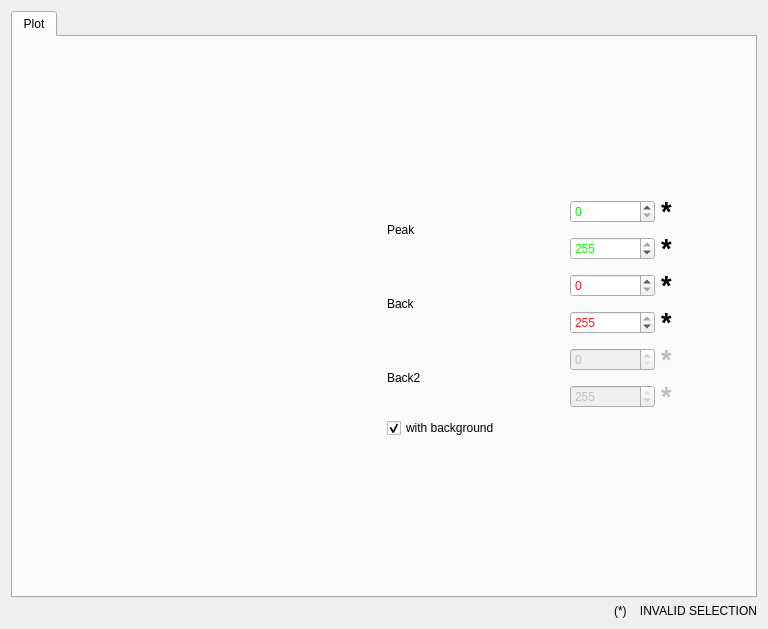
<?xml version="1.0" encoding="UTF-8"?>
<ui version="4.0">
 <class>Dialog</class>
 <widget class="QDialog" name="Dialog">
  <property name="geometry">
   <rect>
    <x>0</x>
    <y>0</y>
    <width>768</width>
    <height>629</height>
   </rect>
  </property>
  <property name="windowTitle">
   <string>Selection Tool</string>
  </property>
  <layout class="QVBoxLayout" name="verticalLayout_3">
   <item>
    <widget class="QTabWidget" name="tabWidget">
     <property name="currentIndex">
      <number>0</number>
     </property>
     <widget class="QWidget" name="tab_1">
      <attribute name="title">
       <string>Plot</string>
      </attribute>
      <layout class="QVBoxLayout" name="verticalLayout">
       <item>
        <layout class="QHBoxLayout" name="horizontalLayout">
         <item>
          <widget class="MPLWidget" name="plot_counts_vs_pixel" native="true"/>
         </item>
         <item>
          <layout class="QVBoxLayout" name="verticalLayout_4">
           <item>
            <spacer name="verticalSpacer">
             <property name="orientation">
              <enum>Qt::Vertical</enum>
             </property>
             <property name="sizeHint" stdset="0">
              <size>
               <width>20</width>
               <height>40</height>
              </size>
             </property>
            </spacer>
           </item>
           <item>
            <layout class="QHBoxLayout" name="horizontalLayout_2">
             <item>
              <widget class="QLabel" name="peakBoundariesLabel">
               <property name="text">
                <string>Peak</string>
               </property>
              </widget>
             </item>
             <item>
              <layout class="QVBoxLayout" name="verticalLayout_5">
               <item>
                <layout class="QHBoxLayout" name="horizontalLayout_10">
                 <item>
                  <widget class="QSpinBox" name="plotPeakFromSpinBox">
                   <property name="palette">
                    <palette>
                     <active>
                      <colorrole role="Text">
                       <brush brushstyle="SolidPattern">
                        <color alpha="255">
                         <red>0</red>
                         <green>255</green>
                         <blue>0</blue>
                        </color>
                       </brush>
                      </colorrole>
                      <colorrole role="PlaceholderText">
                       <brush brushstyle="SolidPattern">
                        <color alpha="128">
                         <red>0</red>
                         <green>255</green>
                         <blue>0</blue>
                        </color>
                       </brush>
                      </colorrole>
                     </active>
                     <inactive>
                      <colorrole role="Text">
                       <brush brushstyle="SolidPattern">
                        <color alpha="255">
                         <red>0</red>
                         <green>255</green>
                         <blue>0</blue>
                        </color>
                       </brush>
                      </colorrole>
                      <colorrole role="PlaceholderText">
                       <brush brushstyle="SolidPattern">
                        <color alpha="128">
                         <red>0</red>
                         <green>255</green>
                         <blue>0</blue>
                        </color>
                       </brush>
                      </colorrole>
                     </inactive>
                     <disabled>
                      <colorrole role="Text">
                       <brush brushstyle="SolidPattern">
                        <color alpha="255">
                         <red>190</red>
                         <green>190</green>
                         <blue>190</blue>
                        </color>
                       </brush>
                      </colorrole>
                      <colorrole role="PlaceholderText">
                       <brush brushstyle="SolidPattern">
                        <color alpha="128">
                         <red>0</red>
                         <green>0</green>
                         <blue>0</blue>
                        </color>
                       </brush>
                      </colorrole>
                     </disabled>
                    </palette>
                   </property>
                   <property name="maximum">
                    <number>255</number>
                   </property>
                  </widget>
                 </item>
                 <item>
                  <widget class="QLabel" name="plotPeakFromLabel">
                   <property name="font">
                    <font>
                     <pointsize>20</pointsize>
                     <weight>75</weight>
                     <bold>true</bold>
                    </font>
                   </property>
                   <property name="text">
                    <string>*</string>
                   </property>
                  </widget>
                 </item>
                </layout>
               </item>
               <item>
                <layout class="QHBoxLayout" name="horizontalLayout_11">
                 <item>
                  <widget class="QSpinBox" name="plotPeakToSpinBox">
                   <property name="palette">
                    <palette>
                     <active>
                      <colorrole role="Text">
                       <brush brushstyle="SolidPattern">
                        <color alpha="255">
                         <red>0</red>
                         <green>255</green>
                         <blue>0</blue>
                        </color>
                       </brush>
                      </colorrole>
                      <colorrole role="PlaceholderText">
                       <brush brushstyle="SolidPattern">
                        <color alpha="128">
                         <red>0</red>
                         <green>255</green>
                         <blue>0</blue>
                        </color>
                       </brush>
                      </colorrole>
                     </active>
                     <inactive>
                      <colorrole role="Text">
                       <brush brushstyle="SolidPattern">
                        <color alpha="255">
                         <red>0</red>
                         <green>255</green>
                         <blue>0</blue>
                        </color>
                       </brush>
                      </colorrole>
                      <colorrole role="PlaceholderText">
                       <brush brushstyle="SolidPattern">
                        <color alpha="128">
                         <red>0</red>
                         <green>255</green>
                         <blue>0</blue>
                        </color>
                       </brush>
                      </colorrole>
                     </inactive>
                     <disabled>
                      <colorrole role="Text">
                       <brush brushstyle="SolidPattern">
                        <color alpha="255">
                         <red>190</red>
                         <green>190</green>
                         <blue>190</blue>
                        </color>
                       </brush>
                      </colorrole>
                      <colorrole role="PlaceholderText">
                       <brush brushstyle="SolidPattern">
                        <color alpha="128">
                         <red>0</red>
                         <green>0</green>
                         <blue>0</blue>
                        </color>
                       </brush>
                      </colorrole>
                     </disabled>
                    </palette>
                   </property>
                   <property name="maximum">
                    <number>255</number>
                   </property>
                   <property name="value">
                    <number>255</number>
                   </property>
                  </widget>
                 </item>
                 <item>
                  <widget class="QLabel" name="plotPeakToLabel">
                   <property name="font">
                    <font>
                     <pointsize>20</pointsize>
                     <weight>75</weight>
                     <bold>true</bold>
                    </font>
                   </property>
                   <property name="text">
                    <string>*</string>
                   </property>
                  </widget>
                 </item>
                </layout>
               </item>
              </layout>
             </item>
            </layout>
           </item>
           <item>
            <layout class="QHBoxLayout" name="horizontalLayout_7">
             <item>
              <widget class="QLabel" name="backBoundariesLabel">
               <property name="text">
                <string>Back</string>
               </property>
              </widget>
             </item>
             <item>
              <layout class="QVBoxLayout" name="verticalLayout_6">
               <item>
                <layout class="QHBoxLayout" name="horizontalLayout_12">
                 <item>
                  <widget class="QSpinBox" name="plotBackFromSpinBox">
                   <property name="palette">
                    <palette>
                     <active>
                      <colorrole role="Text">
                       <brush brushstyle="SolidPattern">
                        <color alpha="255">
                         <red>255</red>
                         <green>15</green>
                         <blue>29</blue>
                        </color>
                       </brush>
                      </colorrole>
                      <colorrole role="PlaceholderText">
                       <brush brushstyle="SolidPattern">
                        <color alpha="128">
                         <red>255</red>
                         <green>15</green>
                         <blue>29</blue>
                        </color>
                       </brush>
                      </colorrole>
                     </active>
                     <inactive>
                      <colorrole role="Text">
                       <brush brushstyle="SolidPattern">
                        <color alpha="255">
                         <red>255</red>
                         <green>15</green>
                         <blue>29</blue>
                        </color>
                       </brush>
                      </colorrole>
                      <colorrole role="PlaceholderText">
                       <brush brushstyle="SolidPattern">
                        <color alpha="128">
                         <red>255</red>
                         <green>15</green>
                         <blue>29</blue>
                        </color>
                       </brush>
                      </colorrole>
                     </inactive>
                     <disabled>
                      <colorrole role="Text">
                       <brush brushstyle="SolidPattern">
                        <color alpha="255">
                         <red>190</red>
                         <green>190</green>
                         <blue>190</blue>
                        </color>
                       </brush>
                      </colorrole>
                      <colorrole role="PlaceholderText">
                       <brush brushstyle="SolidPattern">
                        <color alpha="128">
                         <red>0</red>
                         <green>0</green>
                         <blue>0</blue>
                        </color>
                       </brush>
                      </colorrole>
                     </disabled>
                    </palette>
                   </property>
                   <property name="maximum">
                    <number>255</number>
                   </property>
                  </widget>
                 </item>
                 <item>
                  <widget class="QLabel" name="plotBackFromLabel">
                   <property name="font">
                    <font>
                     <pointsize>20</pointsize>
                     <weight>75</weight>
                     <bold>true</bold>
                    </font>
                   </property>
                   <property name="text">
                    <string>*</string>
                   </property>
                  </widget>
                 </item>
                </layout>
               </item>
               <item>
                <layout class="QHBoxLayout" name="horizontalLayout_13">
                 <item>
                  <widget class="QSpinBox" name="plotBackToSpinBox">
                   <property name="palette">
                    <palette>
                     <active>
                      <colorrole role="Text">
                       <brush brushstyle="SolidPattern">
                        <color alpha="255">
                         <red>255</red>
                         <green>15</green>
                         <blue>29</blue>
                        </color>
                       </brush>
                      </colorrole>
                      <colorrole role="PlaceholderText">
                       <brush brushstyle="SolidPattern">
                        <color alpha="128">
                         <red>255</red>
                         <green>15</green>
                         <blue>29</blue>
                        </color>
                       </brush>
                      </colorrole>
                     </active>
                     <inactive>
                      <colorrole role="Text">
                       <brush brushstyle="SolidPattern">
                        <color alpha="255">
                         <red>255</red>
                         <green>15</green>
                         <blue>29</blue>
                        </color>
                       </brush>
                      </colorrole>
                      <colorrole role="PlaceholderText">
                       <brush brushstyle="SolidPattern">
                        <color alpha="128">
                         <red>255</red>
                         <green>15</green>
                         <blue>29</blue>
                        </color>
                       </brush>
                      </colorrole>
                     </inactive>
                     <disabled>
                      <colorrole role="Text">
                       <brush brushstyle="SolidPattern">
                        <color alpha="255">
                         <red>190</red>
                         <green>190</green>
                         <blue>190</blue>
                        </color>
                       </brush>
                      </colorrole>
                      <colorrole role="PlaceholderText">
                       <brush brushstyle="SolidPattern">
                        <color alpha="128">
                         <red>0</red>
                         <green>0</green>
                         <blue>0</blue>
                        </color>
                       </brush>
                      </colorrole>
                     </disabled>
                    </palette>
                   </property>
                   <property name="maximum">
                    <number>255</number>
                   </property>
                   <property name="value">
                    <number>255</number>
                   </property>
                  </widget>
                 </item>
                 <item>
                  <widget class="QLabel" name="plotBackToLabel">
                   <property name="font">
                    <font>
                     <pointsize>20</pointsize>
                     <weight>75</weight>
                     <bold>true</bold>
                    </font>
                   </property>
                   <property name="text">
                    <string>*</string>
                   </property>
                  </widget>
                 </item>
                </layout>
               </item>
              </layout>
             </item>
            </layout>
           </item>
           <item>
            <layout class="QHBoxLayout" name="horizontalLayout_8">
             <item>
              <widget class="QLabel" name="back2BoundariesLabel">
               <property name="text">
                <string>Back2</string>
               </property>
              </widget>
             </item>
             <item>
              <layout class="QVBoxLayout" name="verticalLayout_7">
               <item>
                <layout class="QHBoxLayout" name="horizontalLayout_14">
                 <item>
                  <widget class="QSpinBox" name="plotBack2FromSpinBox">
                   <property name="enabled">
                    <bool>false</bool>
                   </property>
                   <property name="maximum">
                    <number>255</number>
                   </property>
                  </widget>
                 </item>
                 <item>
                  <widget class="QLabel" name="plotBack2FromLabel">
                   <property name="enabled">
                    <bool>false</bool>
                   </property>
                   <property name="font">
                    <font>
                     <pointsize>20</pointsize>
                     <weight>75</weight>
                     <bold>true</bold>
                    </font>
                   </property>
                   <property name="text">
                    <string>*</string>
                   </property>
                  </widget>
                 </item>
                </layout>
               </item>
               <item>
                <layout class="QHBoxLayout" name="horizontalLayout_15">
                 <item>
                  <widget class="QSpinBox" name="plotBack2ToSpinBox">
                   <property name="enabled">
                    <bool>false</bool>
                   </property>
                   <property name="maximum">
                    <number>255</number>
                   </property>
                   <property name="value">
                    <number>255</number>
                   </property>
                  </widget>
                 </item>
                 <item>
                  <widget class="QLabel" name="plotBack2ToLabel">
                   <property name="enabled">
                    <bool>false</bool>
                   </property>
                   <property name="font">
                    <font>
                     <pointsize>20</pointsize>
                     <weight>75</weight>
                     <bold>true</bold>
                    </font>
                   </property>
                   <property name="text">
                    <string>*</string>
                   </property>
                  </widget>
                 </item>
                </layout>
               </item>
              </layout>
             </item>
            </layout>
           </item>
           <item>
            <widget class="QCheckBox" name="plot_back_flag">
             <property name="text">
              <string>with background</string>
             </property>
             <property name="checked">
              <bool>true</bool>
             </property>
            </widget>
           </item>
           <item>
            <spacer name="verticalSpacer_2">
             <property name="orientation">
              <enum>Qt::Vertical</enum>
             </property>
             <property name="sizeHint" stdset="0">
              <size>
               <width>20</width>
               <height>40</height>
              </size>
             </property>
            </spacer>
           </item>
          </layout>
         </item>
        </layout>
       </item>
      </layout>
     </widget>
    </widget>
   </item>
   <item>
    <widget class="QLabel" name="invalid_selection_label">
     <property name="text">
      <string>(*)    INVALID SELECTION</string>
     </property>
     <property name="alignment">
      <set>Qt::AlignRight|Qt::AlignTrailing|Qt::AlignVCenter</set>
     </property>
    </widget>
   </item>
  </layout>
 </widget>
 <customwidgets>
  <customwidget>
   <class>MPLWidget</class>
   <extends>QWidget</extends>
   <header>RefRed/interfaces/mplwidgets.h</header>
   <container>1</container>
  </customwidget>
 </customwidgets>
 <resources>
  <include location="../icons/icons.qrc"/>
 </resources>
 <connections>
  <connection>
   <sender>plotPeakFromSpinBox</sender>
   <signal>editingFinished()</signal>
   <receiver>Dialog</receiver>
   <slot>plot_peak_from_spinbox_signal()</slot>
   <hints>
    <hint type="sourcelabel">
     <x>587</x>
     <y>509</y>
    </hint>
    <hint type="destinationlabel">
     <x>615</x>
     <y>500</y>
    </hint>
   </hints>
  </connection>
  <connection>
   <sender>plotPeakToSpinBox</sender>
   <signal>editingFinished()</signal>
   <receiver>Dialog</receiver>
   <slot>plot_peak_to_spinbox_signal()</slot>
   <hints>
    <hint type="sourcelabel">
     <x>652</x>
     <y>509</y>
    </hint>
    <hint type="destinationlabel">
     <x>615</x>
     <y>500</y>
    </hint>
   </hints>
  </connection>
  <connection>
   <sender>plotBackFromSpinBox</sender>
   <signal>editingFinished()</signal>
   <receiver>Dialog</receiver>
   <slot>plot_back_from_spinbox_signal()</slot>
   <hints>
    <hint type="sourcelabel">
     <x>327</x>
     <y>821</y>
    </hint>
    <hint type="destinationlabel">
     <x>615</x>
     <y>500</y>
    </hint>
   </hints>
  </connection>
  <connection>
   <sender>plotBackToSpinBox</sender>
   <signal>editingFinished()</signal>
   <receiver>Dialog</receiver>
   <slot>plot_back_to_spinbox_signal()</slot>
   <hints>
    <hint type="sourcelabel">
     <x>913</x>
     <y>821</y>
    </hint>
    <hint type="destinationlabel">
     <x>615</x>
     <y>500</y>
    </hint>
   </hints>
  </connection>
  <connection>
   <sender>plot_back_flag</sender>
   <signal>clicked(bool)</signal>
   <receiver>Dialog</receiver>
   <slot>plot_back_flag_clicked()</slot>
   <hints>
    <hint type="sourcelabel">
     <x>566</x>
     <y>348</y>
    </hint>
    <hint type="destinationlabel">
     <x>615</x>
     <y>500</y>
    </hint>
   </hints>
  </connection>
  <connection>
   <sender>plotPeakFromSpinBox</sender>
   <signal>valueChanged(int)</signal>
   <receiver>Dialog</receiver>
   <slot>plot_peak_from_spinbox_value_changed()</slot>
   <hints>
    <hint type="sourcelabel">
     <x>613</x>
     <y>197</y>
    </hint>
    <hint type="destinationlabel">
     <x>383</x>
     <y>314</y>
    </hint>
   </hints>
  </connection>
  <connection>
   <sender>plotPeakToSpinBox</sender>
   <signal>valueChanged(int)</signal>
   <receiver>Dialog</receiver>
   <slot>plot_peak_to_spinbox_value_changed()</slot>
   <hints>
    <hint type="sourcelabel">
     <x>613</x>
     <y>237</y>
    </hint>
    <hint type="destinationlabel">
     <x>383</x>
     <y>314</y>
    </hint>
   </hints>
  </connection>
  <connection>
   <sender>plotBackFromSpinBox</sender>
   <signal>valueChanged(int)</signal>
   <receiver>Dialog</receiver>
   <slot>plot_back_from_spinbox_value_changed()</slot>
   <hints>
    <hint type="sourcelabel">
     <x>613</x>
     <y>281</y>
    </hint>
    <hint type="destinationlabel">
     <x>383</x>
     <y>314</y>
    </hint>
   </hints>
  </connection>
  <connection>
   <sender>plotBackToSpinBox</sender>
   <signal>valueChanged(int)</signal>
   <receiver>Dialog</receiver>
   <slot>plot_back_to_spinbox_value_changed()</slot>
   <hints>
    <hint type="sourcelabel">
     <x>613</x>
     <y>321</y>
    </hint>
    <hint type="destinationlabel">
     <x>383</x>
     <y>314</y>
    </hint>
   </hints>
  </connection>
 </connections>
 <slots>
  <slot>update_peak1_spinbox()</slot>
  <slot>update_peak2_spinbox()</slot>
  <slot>update_back1_spinbox()</slot>
  <slot>update_back2_spinbox()</slot>
  <slot>plot_peak_from_spinbox_signal()</slot>
  <slot>plot_peak_from_spinbox_value_changed()</slot>
  <slot>plot_peak_to_spinbox_signal()</slot>
  <slot>plot_peak_to_spinbox_value_changed()</slot>
  <slot>plot_back_from_spinbox_signal()</slot>
  <slot>plot_back_from_spinbox_value_changed()</slot>
  <slot>plot_back_to_spinbox_signal()</slot>
  <slot>plot_back_to_spinbox_value_changed()</slot>
  <slot>plot_back_flag_clicked()</slot>
 </slots>
</ui>
